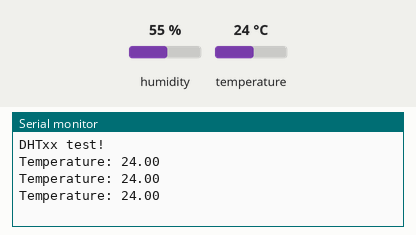
A sketch run on a simulated Arduino Uno, built with avr-gcc and run on an emulated ATmega328P. Parts: the last lines printed to the serial monitor. The test bench sets the inputs (shaded band); at power-on: temperature 24 °C, humidity 55 %.

Above: at 3.8 s.
3.9 s: temperature set to 12 °C
At 6.5 s:
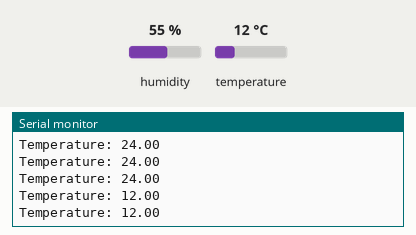
6.7 s: temperature set to 19 °C
At 7.6 s:
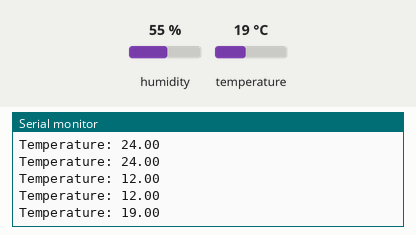
Timing chart, 0 to 9.7 s (numbered marks = the images above; inputs shaded):
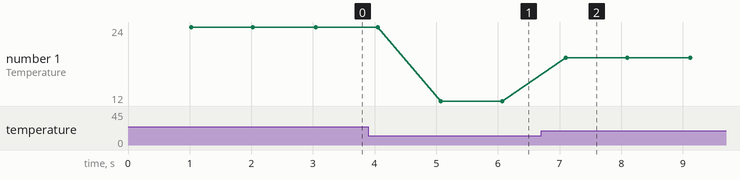

Measured:
- after the input at 3.9 s, the serial monitor: prints a new line after 1.2 s (image 1)
- after the input at 6.7 s, the serial monitor: prints a new line after 0.40 s (image 2)
- plotted number 1: 24 → 12 after the input at 3.9 s, 12 → 19 after the input at 6.7 s

The sketch:

test.ino
```cpp
#include <DHT.h>

#define DHTPIN 4
#define DHTTYPE DHT11

DHT dht(DHTPIN, DHTTYPE);

void setup() {
  Serial.begin(9600);
  Serial.println(F("DHTxx test!"));

  dht.begin();
}

void loop() {
  // Wait a few seconds between measurements.
  delay(1000);

  // Reading temperature or humidity takes about 250 milliseconds!
  // Read temperature as Celsius (the default)
  float t = dht.readTemperature();

  Serial.print(F("Temperature: "));
  Serial.println(t);
}
```
